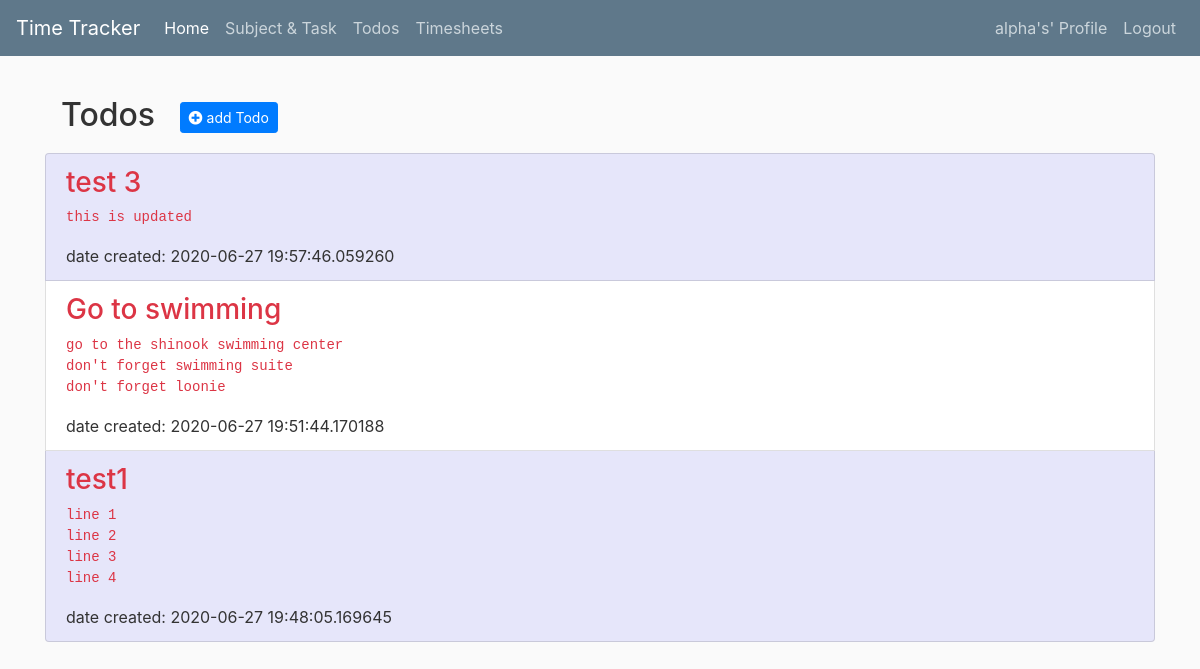
Page /todos (signed in) on the earlier database version.
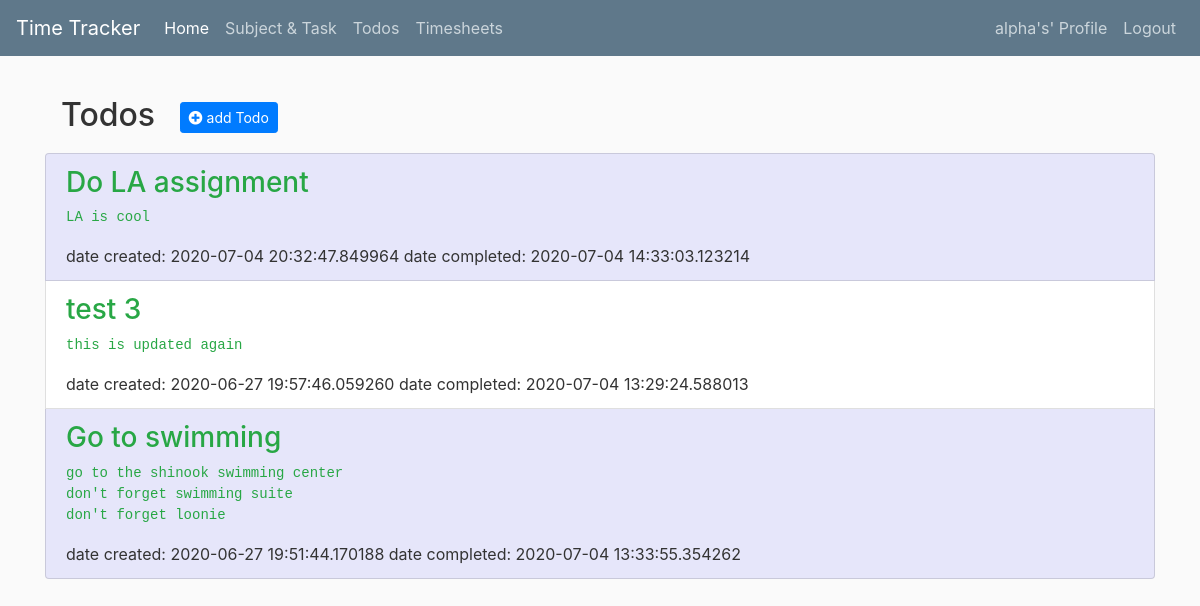
Same page on the later database version.
### timetracker/models.py (models this page shows, shortened)
class User(db.Model, UserMixin):
	id = db.Column(db.Integer, primary_key=True)
	username = db.Column(db.String(20), unique=True, nullable=False)
	email = db.Column(db.String(120), unique=True, nullable=False)
	password = db.Column(db.String(32), nullable=False)

class Todo(db.Model):
	id = db.Column(db.Integer, primary_key=True)
	title = db.Column(db.String(256), nullable=False)
	description = db.Column(db.Text, nullable=False)
	date_created = db.Column(db.DateTime, nullable=False, default=datetime.utcnow)
	date_completed = db.Column(db.DateTime, nullable=True)
	user_id = db.Column(db.Integer, db.ForeignKey('user.id'), nullable=False)
	user = db.relationship('User', backref=db.backref('todos', lazy=True))

### timetracker/todos/routes.py (the view)
@todos.route('/todos')
@login_required
def todo_list():
	todos = Todo.query.filter_by(user_id=current_user.id).order_by(desc(Todo.date_created)).all()
	return render_template('todos.html', todos=todos)

### timetracker/models.py (called while the page is built)
@login_manager.user_loader
def load_user(user_id):
	return User.query.get(int(user_id))

### timetracker/templates/todos.html (shortened to what this page needs)
{% extends "layout.html" %}
{% block content %}
	<div class="mb-3 mt-3 ml-3 h2">
		<span class="mr-2">Todos</span>
		<a href="{{ url_for('todos.new_todo') }}" class="btn btn-primary btn-sm ml-2 mt-1 mb-1">
			<i class="fa fa-plus-circle"></i> add Todo
		</a>
	</div>
	<div class="list-group">
		{% if todos %}
			{% for todo in todos %}
				<div class="list-group-item {{ loop.cycle('odd', 'even') }}">
					{% if todo.date_completed %}
						<h3 class="text-success">{{ todo.title }}</h3>
						<pre class="text-success">{{ todo.description }}</pre>
					{% else %}
						<a href="{{ url_for('todos.todo', todo_id=todo.id) }}">
							<h3 class="text-danger">{{ todo.title }}</h3>
						</a>
						<pre class="text-danger">{{ todo.description }}</pre>
					{% endif %}
					date created: {{ todo.date_created }}
					{% if todo.date_completed %}
					date completed: {{ todo.date_completed }}
					{% endif %}
				</div>
			{% endfor %}
		{% endif %}
	</div>
{% endblock content %}

### timetracker/templates/layout.html (shortened to what this page needs)
<!DOCTYPE html>
<html>
    <head>
		  <link rel="stylesheet" href="https://stackpath.bootstrapcdn.com/bootstrap/4.5.0/css/bootstrap.min.css">
        <link rel="stylesheet" href="https://use.fontawesome.com/releases/v5.4.1/css/all.css">
        <link rel="stylesheet" type="text/css" href="{{ url_for('static', filename='site.css') }}">
    </head>
    <body>
        <header class="site-header">
            <nav class="navbar navbar-expand-lg navbar-dark bg-steel fixed-top">
                <a class="navbar-brand" href="/">Time Tracker</a>
                <div class="collapse navbar-collapse" id="navbarSupportedContent">
                    <ul class="navbar-nav mr-auto">
                        <li class="nav-item active">
                            <a class="nav-link" href="/home">Home</a>
                        </li>
                        <li class="nav-item">
                            <a class="nav-link" href="/subjects_tasks">Subject & Task</a>
								</li>
                        <li class="nav-item">
									<a class="nav-link" href="/todos">Todos</a>
							  </li>
                        <li class="nav-item">
                            <a class="nav-link" href="/timesheets">Timesheets</a>
                        </li>
                    </ul>
                </div>
                <div class="navbar-nav">
						 {% if current_user.is_authenticated %}
							<a class="nav-item nav-link" href="/profile"> {{ current_user.username }}'s' Profile</a>
							<a class="nav-item nav-link" href="/logout">Logout</a>
						 {% else %}
							<a class="nav-item nav-link" href="/login">Login</a>
							<a class="nav-item nav-link" href="/register">Register</a>
						 {% endif %}
                </div>
            </nav>
        </header>
				<main role="main" class="container">
					<div class="row">
						<div class="col">
							{% block content %}
							{% endblock content %}
						</div>
					</div>
				</main>
    </body>
</html>

### timetracker/static/site.css (style rules this page uses)
body { background: #fafafa; color: #333333; margin-top: 5rem; }
h1, h2, h3, h4, h5, h5, h6 { color: #444444; }
.bg-steel { background-color: #5f788a; }
.site-header .navbar-nav .nav-link { color: #cbd5db }
.odd { background-color: lavender; }

Differences in the rows shown:
removed Todo: title "test1", description "line 1 line 2 line 3 line 4", date_created "2020-06-27 19:48:05.169645"
added Todo: title "Do LA assignment", description "LA is cool", date_created "2020-07-04 20:32:47.849964", date_completed "2020-07-04 14:33:03.123214"
changed Todo "test 3": date_completed (not shown) → "2020-07-04 13:29:24.588013"; description "this is updated" → "this is updated again"
changed Todo "Go to swimming": date_completed (not shown) → "2020-07-04 13:33:55.354262"
